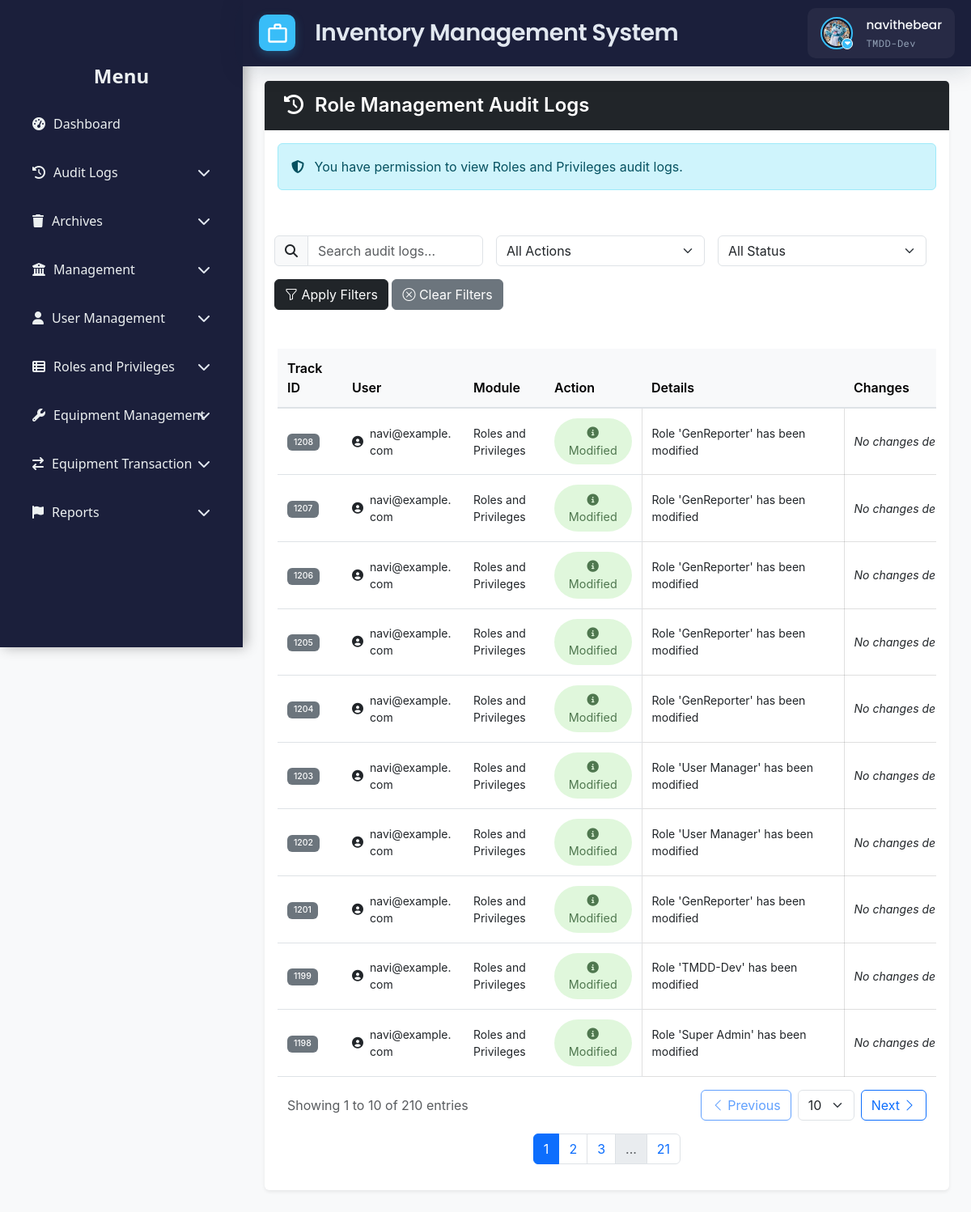
Screenshot of /src/view/php/modules/log_management/audit_manager/rm_audit_log.php (signed in) with the database file from the repository.
### tables this page shows
CREATE TABLE `users` (
  `id` int(11) NOT NULL,
  `username` varchar(50) NOT NULL,
  `email` varchar(100) NOT NULL,
  `password` varchar(255) NOT NULL,
  `first_name` varchar(100) DEFAULT NULL,
  `last_name` varchar(100) DEFAULT NULL,
  `date_created` timestamp NULL DEFAULT current_timestamp(),
  `status` enum('Offline','Online') NOT NULL,
  `is_disabled` tinyint(1) NOT NULL DEFAULT 0,
  `profile_pic_path` varchar(2048) DEFAULT NULL
);

CREATE TABLE `roles` (
  `id` int(11) NOT NULL,
  `role_name` varchar(100) NOT NULL,
  `is_disabled` tinyint(1) NOT NULL DEFAULT 0
);

CREATE TABLE `audit_log` (
  `TrackID` int(11) NOT NULL,
  `UserID` int(11) NOT NULL,
  `EntityID` int(11) DEFAULT NULL,
  `Action` varchar(255) NOT NULL,
  `Details` text DEFAULT NULL,
  `OldVal` text DEFAULT NULL,
  `NewVal` text DEFAULT NULL,
  `Module` varchar(255) NOT NULL,
  `Status` varchar(50) DEFAULT NULL,
  `Date_Time` datetime NOT NULL
);

### src/view/php/modules/log_management/audit_manager/rm_audit_log.php (the view, shortened to what this page needs)
<?php
require '../../../../../../config/ims-tmdd.php';
include '../../../general/header.php';
include '../../../general/sidebar.php';
$query = "SELECT audit_log.*, users.Email AS email
          FROM audit_log
          LEFT JOIN users ON audit_log.UserID = users.id
          WHERE audit_log.Module = 'Roles and Privileges'
          ORDER BY audit_log.TrackID DESC";
$stmt = $pdo->prepare($query);
$stmt->execute();
$auditLogs = $stmt->fetchAll(PDO::FETCH_ASSOC);
function formatNewValue($jsonStr)
{
    $data = json_decode($jsonStr, true);
    $html = '<ul class="list-group">';
    if (isset($data['role_name'])) {
        $html .= '<li class="list-group-item d-flex justify-content-between align-items-center">
                    <strong>Role Name:</strong>
                    <span>' . htmlspecialchars($data['role_name']) . '</span>
                 </li>';
    }
    if (isset($data['role_id'])) {
        $html .= '<li class="list-group-item d-flex justify-content-between align-items-center">
                    <strong>Role ID:</strong>
                    <span>' . htmlspecialchars($data['role_id']) . '</span>
                 </li>';
    }
    if (isset($data['modules_and_privileges']) && is_array($data['modules_and_privileges'])) {
        $html .= '<li class="list-group-item">
                    <strong>Modules and Privileges:</strong>
                    <ul class="list-group mt-2">';
        foreach ($data['modules_and_privileges'] as $module => $privileges) {
            $privilegeStr = is_array($privileges) ? implode(', ', $privileges) : (string)$privileges;
            $html .= '<li class="list-group-item d-flex justify-content-between align-items-center">
                        <strong>' . htmlspecialchars($module) . ':</strong>
                        <span>' . htmlspecialchars($privilegeStr) . '</span>
                     </li>';
        }
        $html .= '</ul></li>';
    }
    $html .= '</ul>';
    return $html;
}
function formatAuditDiff($oldJson, $newJson, $status = null)
{
    $oldData = json_decode($oldJson, true);
    $newData = json_decode($newJson, true);
    $descriptions = [];
    if (empty($descriptions)) {
        return '<em>No changes detected.</em>';
    }
    $html = '<ul class="list-unstyled mb-0">';
    $html .= "</ul>";
    return $html;
}
function getActionIcon($action)
{
    $action = strtolower($action);
    $icons = [
        'modified' => '<i class="fas fa-edit"></i>',
        'create'   => '<i class="fas fa-plus-circle"></i>',
        'remove'   => '<i class="fas fa-trash-alt"></i>',
        'delete'   => '<i class="fas fa-trash"></i>',
        'restored' => '<i class="fas fa-undo"></i>'
    ];
    return $icons[$action] ?? '<i class="fas fa-info-circle"></i>';
}
function processStatusMessage($defaultMessage, $log, $changeCallback)
{
    $isFailed = (strtolower($log['Status'] ?? '') === 'failed');
    return [$defaultMessage, $changeCallback()];
}
function formatDetailsAndChanges($log)
{
    $action = strtolower($log['Action'] ?? '');
    $oldData = ($log['OldVal'] !== null) ? json_decode($log['OldVal'], true) : [];
    $newData = ($log['NewVal'] !== null) ? json_decode($log['NewVal'], true) : [];
    $roleName = '';
    if (isset($newData['role_name'])) {
        $roleName = $newData['role_name'];
    } elseif (isset($oldData['role_name'])) {
        $roleName = $oldData['role_name'];
    }
    $details = '';
    $changes = '';
    switch ($action) {
        case 'create':
            $defaultMessage = htmlspecialchars("Role '$roleName' has been created");
            list($details, $changes) = processStatusMessage($defaultMessage, $log, function () use ($log) {
                return formatNewValue($log['NewVal']);
            });
            break;
        case 'modified':
            $defaultMessage = htmlspecialchars("Role '$roleName' has been modified");
            list($details, $changes) = processStatusMessage($defaultMessage, $log, function () use ($log) {
                return formatAuditDiff($log['OldVal'], $log['NewVal'], $log['Status']);
            });
            break;
        case 'remove':
            $defaultMessage = htmlspecialchars("Role '$roleName' has been archived");
            list($details, $changes) = processStatusMessage($defaultMessage, $log, function () use ($log) {
                return formatNewValue($log['OldVal']);
            });
            break;
        case 'restore':
        case 'restored':
            $defaultMessage = htmlspecialchars("Role '$roleName' has been restored");
            list($details, $changes) = processStatusMessage($defaultMessage, $log, function () use ($log) {
                return formatNewValue($log['NewVal']);
            });
            break;
    }
    return [$details, $changes];
}
function getNormalizedAction($log)
{
    $action = strtolower($log['Action'] ?? '');
    $actionMap = [
        'create' => 'create',
        'modified' => 'modified',
        'remove' => 'remove',
        'restore' => 'restored',
        'restored' => 'restored',
        'delete' => 'delete'
    ];
    return $actionMap[$action] ?? $action;
}
?>
<!DOCTYPE html>
<html lang="en">
<head>
    <link rel="preload" href="<?php echo BASE_URL; ?>src/view/styles/css/audit_log.css" as="style"
          onload="this.onload=null;this.rel='stylesheet'">
</head>
<body>
<div class="main-content">
    <div class="container-fluid">
        <div class="card">
            <div class="card-header d-flex justify-content-between align-items-center bg-dark">
                <h3 class="text-white">
                    <i class="fas fa-history me-2"></i>
                    Role Management Audit Logs
                </h3>
            </div>
            <div class="card-body">
                <div class="alert alert-info mb-4">
                    <i class="fas fa-shield-alt me-2"></i>
                    You have permission to view Roles and Privileges audit logs.
                </div>
                <div class="row mb-4">
                    <form method="GET" class="row g-3 mb-4" id="auditFilterForm" onsubmit="return false;">
                        <div class="col-md-4 mb-2">
                            <div class="input-group">
                                <span class="input-group-text"><i class="fas fa-search"></i></span>
                                <input type="text" id="searchInput" class="form-control live-filter" placeholder="Search audit logs...">
                            </div>
                        </div>
                        <div class="col-md-4 mb-2">
                            <select id="actionType" class="form-select live-filter">
                                <option value="">All Actions</option>
                            </select>
                        </div>
                        <div class="col-md-4 mb-2">
                            <select id="status" class="form-select live-filter">
                                <option value="">All Status</option>
                            </select>
                        </div>
                        <div class="col-md-6 mt-2">
                            <button type="button" id="applyFilters" class="btn btn-dark"><i class="bi bi-funnel"></i> Apply Filters</button>
                            <button type="button" id="clearFilters" class="btn btn-secondary"><i class="bi bi-x-circle"></i> Clear Filters</button>
                        </div>
                    </form>
                </div>
                <div class="table-responsive" id="table">
                    <table class="table table-hover">
                        <colgroup>
                            <col class="track">
                            <col class="user">
                            <col class="module">
                            <col class="action">
                            <col class="details">
                            <col class="changes">
                            <col class="status">
                            <col class="date">
                        </colgroup>
                        <thead class="table-light">
                        <tr>
                            <th>Track ID</th>
                            <th>User</th>
                            <th>Module</th>
                            <th>Action</th>
                            <th>Details</th>
                            <th>Changes</th>
                        </tr>
                        </thead>
                        <tbody id="auditTable">
                        <?php if (!empty($auditLogs)): ?>
                            <?php foreach ($auditLogs as $log):
                                $normalizedAction = getNormalizedAction($log);
                                list($detailsHTML, $changesHTML) = formatDetailsAndChanges($log);
                                ?>
                                <tr>
                                    <td data-label="Track ID">
                                        <span class="badge bg-secondary">
                                            <?php echo htmlspecialchars($log['TrackID']); ?>
                                        </span>
                                    </td>
                                    <td data-label="User">
                                        <div class="d-flex align-items-center">
                                            <i class="fas fa-user-circle me-2"></i>
                                            <?php echo htmlspecialchars($log['email'] ?? 'N/A'); ?>
                                        </div>
                                    </td>
                                    <td data-label="Module">
                                        <?php echo !empty($log['Module']) ? htmlspecialchars(trim($log['Module'])) : '<em class="text-muted">N/A</em>'; ?>
                                    </td>
                                    <td data-label="Action">
                                        <?php
                                        $actionText = ucfirst($normalizedAction);
                                        echo "<span class='action-badge action-" . strtolower($actionText) . "'>";
                                        echo getActionIcon($actionText) . ' ' . htmlspecialchars($actionText);
                                        echo "</span>";
                                        ?>
                                    </td>
                                    <td data-label="Details" class="data-container">
                                        <?php echo $detailsHTML; ?>
                                    </td>
                                    <td data-label="Changes" class="data-container">
                                        <?php echo $changesHTML; ?>
                                    </td>
                                </tr>
                            <?php endforeach; ?>
                        <?php endif; ?>
                        </tbody>
                    </table>
                    <div class="container-fluid">
                        <div class="row align-items-center g-3">
                            <div class="col-12 col-sm-auto">
                                <div class="text-muted">
                                    Showing <span id="currentPage">1</span> to <span id="rowsPerPage">20</span> of <span id="totalRows">100</span> entries
                                </div>
                            </div>
                            <div class="col-12 col-sm-auto ms-sm-auto">
                                <div class="d-flex align-items-center gap-2">
                                    <button id="prevPage" class="btn btn-outline-primary d-flex align-items-center gap-1">
                                        <i class="bi bi-chevron-left"></i> Previous
                                    </button>
                                    <select id="rowsPerPageSelect" class="form-select" style="width: auto;">
                                        <option value="10" selected>10</option>
                                    </select>
                                    <button id="nextPage" class="btn btn-outline-primary d-flex align-items-center gap-1">
                                        Next <i class="bi bi-chevron-right"></i>
                                    </button>
                                </div>
                            </div>
                        </div>
                        <div class="row mt-3">
                            <div class="col-12">
                                <ul class="pagination justify-content-center" id="pagination"></ul>
                            </div>
                        </div>
                    </div>
                </div>
            </div>
        </div>
    </div>
</div>
</body>
</html>

### src/view/php/general/header.php (shortened to what this page needs)
<?php
$user_id = $_SESSION['user_id'] ?? null;
$stmt = $pdo->prepare("
    SELECT u.username, u.profile_pic_path, r.role_name AS role
    FROM users u
    LEFT JOIN user_department_roles ur ON u.id = ur.user_id
    LEFT JOIN roles r ON ur.role_id = r.id
    WHERE u.id = ?
    LIMIT 1
");
$stmt->execute([$user_id]);
$user = $stmt->fetch(PDO::FETCH_ASSOC);
?>
<!DOCTYPE html>
<html lang="en">
<head>
    <link href="https://cdn.jsdelivr.net/npm/bootstrap@5.2.3/dist/css/bootstrap.min.css" rel="stylesheet">
    <link href="https://cdn.jsdelivr.net/npm/bootstrap-icons@1.10.3/font/bootstrap-icons.css" rel="stylesheet">
    <link rel="stylesheet"
        href="https://cdn.jsdelivr.net/npm/bootstrap@5.3.0/dist/css/bootstrap.min.css">
    <link rel="stylesheet"
        href="https://cdnjs.cloudflare.com/ajax/libs/font-awesome/6.4.0/css/all.min.css">
    <link href="https://cdn.jsdelivr.net/npm/select2@4.1.0-rc.0/dist/css/select2.min.css" rel="stylesheet" />
    <link rel="stylesheet" href="<?php echo BASE_URL; ?>src/view/styles/css/toast.css">
    <link rel="stylesheet" href="<?php echo BASE_URL; ?>src/view/styles/css/header_footer.css">
</head>
<body>
    <header class="header">
        <div class="logo-container">
            <div class="logo-icon">
                <svg viewBox="0 0 24 24">
                    <path d="M20 6h-4V4c0-1.1-.9-2-2-2h-4c-1.1 0-2 .9-2 2v2H4c-1.1 0-2 .9-2 2v12c0 1.1.9 2 2 2h16c1.1 0 2-.9 2-2V8c0-1.1-.9-2-2-2zM10 4h4v2h-4V4zm10 16H4V8h16v12z" />
                </svg>
            </div>
            <div>
                <div class="logo-text">Inventory Management System</div>
            </div>
        </div>
        <div class="header-widgets">
            <div class="user-profile" onclick="toggleDropdown()">
                <div class="profile-picture-container">
                    <img
                        src="<?= BASE_URL .
                                    (
                                        !empty($user['profile_pic_path'])
                                        ? 'public/' . htmlspecialchars($user['profile_pic_path'])
                                        : 'public/assets/img/default_profile.jpg'
                                    )
                                ?>"
                        alt="User Profile"
                        class="profile-picture" />
                    <span class="dropdown-indicator"><i class="fas fa-caret-down"></i></span>
                </div>
                <div class="user-info">
                    <div class="user-name"><?php echo htmlspecialchars($user['username']); ?></div>
                    <div class="user-role"><?= htmlspecialchars($user['role']); ?></div>
                </div>
            </div>
        </div>
    </header>
</body>
</html>

### rows the page displays
users: profile_pic_path (picture), username "navithebear", roles.role_name "TMDD-Dev"
audit_log: TrackID "1208", UserID.email "navi@example.com", Module "Roles and Privileges", Action "Modified", detailsHTML "Role 'GenReporter' has been modified"
audit_log: TrackID "1207", UserID.email "navi@example.com", Module "Roles and Privileges", Action "Modified", detailsHTML "Role 'GenReporter' has been modified"
audit_log: TrackID "1206", UserID.email "navi@example.com", Module "Roles and Privileges", Action "Modified", detailsHTML "Role 'GenReporter' has been modified"
audit_log: TrackID "1205", UserID.email "navi@example.com", Module "Roles and Privileges", Action "Modified", detailsHTML "Role 'GenReporter' has been modified"
audit_log: TrackID "1204", UserID.email "navi@example.com", Module "Roles and Privileges", Action "Modified", detailsHTML "Role 'GenReporter' has been modified"
audit_log: TrackID "1203", UserID.email "navi@example.com", Module "Roles and Privileges", Action "Modified", detailsHTML "Role 'User Manager' has been modified"
audit_log: TrackID "1202", UserID.email "navi@example.com", Module "Roles and Privileges", Action "Modified", detailsHTML "Role 'User Manager' has been modified"
audit_log: TrackID "1201", UserID.email "navi@example.com", Module "Roles and Privileges", Action "Modified", detailsHTML "Role 'GenReporter' has been modified"
audit_log: TrackID "1199", UserID.email "navi@example.com", Module "Roles and Privileges", Action "Modified", detailsHTML "Role 'TMDD-Dev' has been modified"
audit_log: TrackID "1198", UserID.email "navi@example.com", Module "Roles and Privileges", Action "Modified", detailsHTML "Role 'Super Admin' has been modified"
